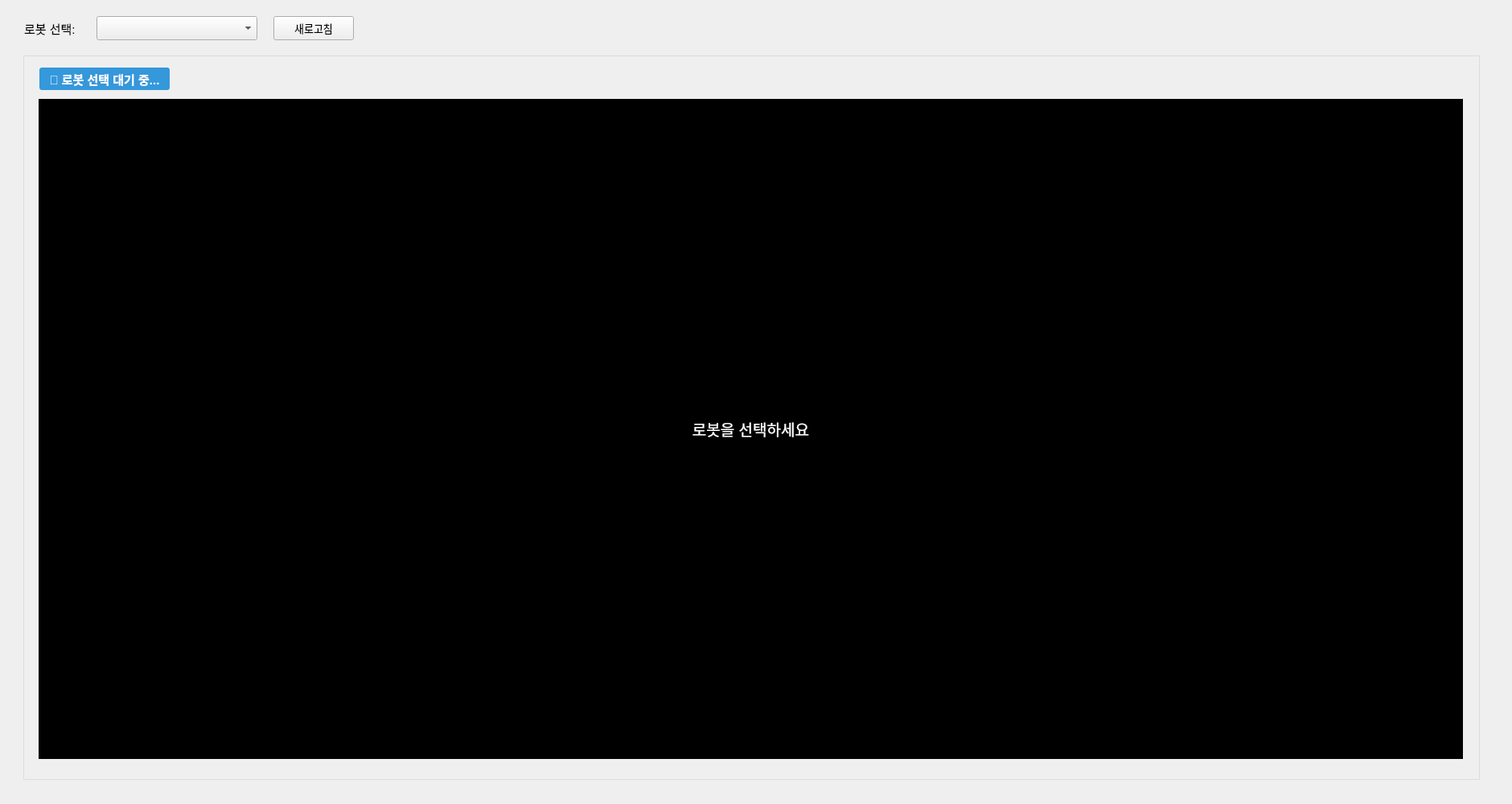
<?xml version="1.0" encoding="UTF-8"?>
<ui version="4.0">
 <class>VideoMonitorTab</class>
 <widget class="QWidget" name="VideoMonitorTab">
  <property name="geometry">
   <rect>
    <x>0</x>
    <y>0</y>
    <width>1880</width>
    <height>1000</height>
   </rect>
  </property>
  <property name="minimumSize">
   <size>
    <width>1880</width>
    <height>1000</height>
   </size>
  </property>
  <widget class="QLabel" name="label_robot">
   <property name="geometry">
    <rect>
     <x>30</x>
     <y>20</y>
     <width>100</width>
     <height>30</height>
    </rect>
   </property>
   <property name="font">
    <font>
     <pointsize>11</pointsize>
    </font>
   </property>
   <property name="text">
    <string>로봇 선택:</string>
   </property>
  </widget>
  <widget class="QComboBox" name="robot_selector">
   <property name="geometry">
    <rect>
     <x>120</x>
     <y>20</y>
     <width>200</width>
     <height>30</height>
    </rect>
   </property>
   <property name="font">
    <font>
     <pointsize>10</pointsize>
    </font>
   </property>
  </widget>
  <widget class="QPushButton" name="refresh_button">
   <property name="geometry">
    <rect>
     <x>340</x>
     <y>20</y>
     <width>100</width>
     <height>30</height>
    </rect>
   </property>
   <property name="font">
    <font>
     <pointsize>10</pointsize>
    </font>
   </property>
   <property name="text">
    <string>새로고침</string>
   </property>
  </widget>
  <widget class="QGroupBox" name="video_group">
   <property name="geometry">
    <rect>
     <x>29</x>
     <y>59</y>
     <width>1811</width>
     <height>911</height>
    </rect>
   </property>
   <property name="font">
    <font>
     <pointsize>11</pointsize>
     <weight>75</weight>
     <bold>true</bold>
    </font>
   </property>
   <property name="styleSheet">
    <string notr="true">QGroupBox {
 border: 1px solid #dcdcdc;
 margin-top: 10px;
}

QGroupBox::title {
 subcontrol-origin: margin;
 subcontrol-position: top left;
 left: 20px;
 top: 25px;
 padding: 5px 10px;
 background-color: #3498db;
 color: white;
 border-radius: 3px;
}
    </string>
   </property>
   <property name="title">
    <string>🤖 로봇 선택 대기 중...</string>
   </property>
   <widget class="QLabel" name="video_label">
    <property name="geometry">
     <rect>
      <x>19</x>
      <y>64</y>
      <width>1771</width>
      <height>821</height>
     </rect>
    </property>
    <property name="styleSheet">
     <string notr="true">
QLabel {
 background-color: black;
 color: white;
 font-size: 14pt;
}
     </string>
    </property>
    <property name="text">
     <string>로봇을 선택하세요</string>
    </property>
    <property name="alignment">
     <set>Qt::AlignCenter</set>
    </property>
   </widget>
  </widget>
 </widget>
 <resources/>
 <connections/>
</ui>
